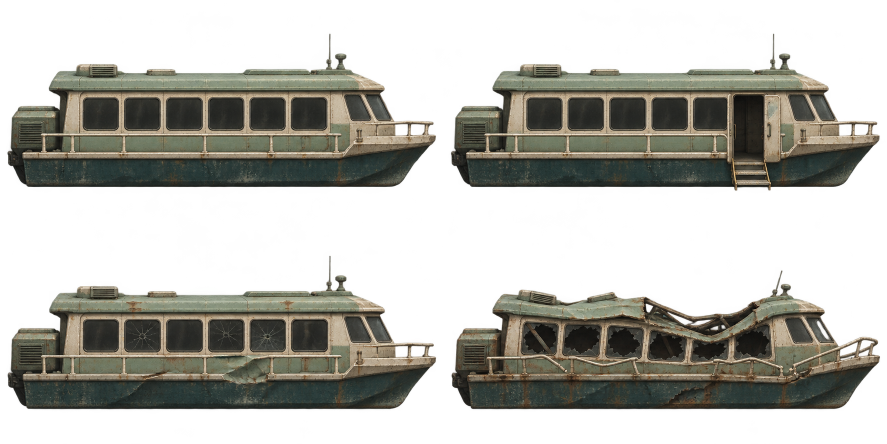
#> input picture assets/painted/nacre/ferry.png, 1774 x 887 px, given in place of ambulance.png, which was not available (shown at 1/2 size)
$ python index-painted-nacre.py
#> lines starting #> are read from the running program, lines starting #| are printed output that depends on the picture; after the words box and inside, x2 and y2 are one past the last pixel; in counts of white or black regions, pixels touching at a corner belong together
#!/usr/bin/env python3
"""Measure the selected PNGs; write metadata only, never image pixels."""
import hashlib
import json
from pathlib import Path
from PIL import Image

ROOT = Path(__file__).resolve().parents[1]
FOLDER = ROOT / 'assets/painted/nacre'
SPECS = {
    'ambulance': ([2, 2], ['normal', 'damaged', 'destroyed', 'wheel'], [176, 78]),
    'equipment': ([3, 2], ['case-unknown', 'case-verified', 'case-destroyed', 'beacon-attached', 'beacon-lost', 'beacon-recovered'], [74, 32]),
    'rive-courte': ([2, 3], ['waiting', 'boarding', 'moving', 'arrived', 'damaged', 'destroyed'], [184, 68]),
    'veille-aval': ([2, 3], ['waiting', 'boarding', 'moving', 'arrived', 'damaged', 'destroyed'], [164, 64]),
    'ferry': ([2, 2], ['waiting', 'arrived', 'damaged', 'destroyed'], [134, 58]),
    'saisie': ([2, 2], ['normal', 'released', 'damaged', 'destroyed'], [172, 78]),
}
REFERENCE = {'equipment/beacon-recovered'}
layout, files = {}, []
for key, (grid, names, nominal) in SPECS.items():
    path = FOLDER / f'{key}.png'
    image = Image.open(path)
#> image is the input picture: PIL image 1774x887 RGBA; mean R, G, B, A 42.6, 41.9, 35.1, 110.6
    assert image.mode == 'RGBA', (key, image.mode)
    alpha = image.getchannel('A')
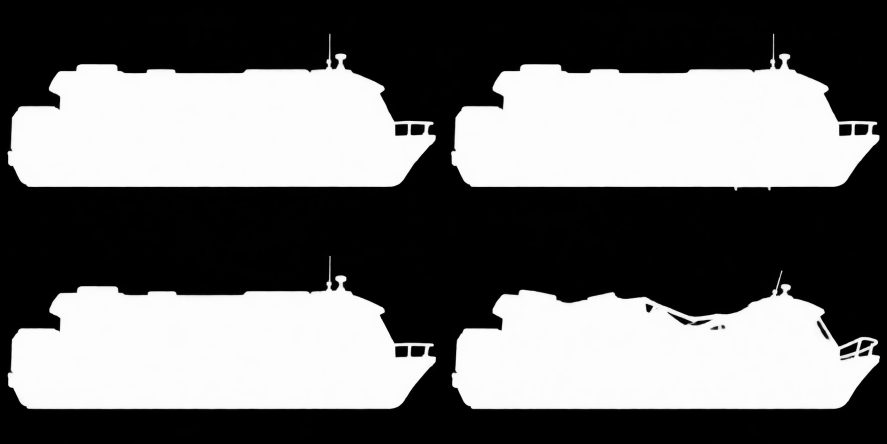
#> alpha: PIL image 1774x887 L (shown at 1/2 size); min 0, max 255, mean 110.6
    assert alpha.histogram()[0] > image.width * image.height * .1, f'{key}: genuine transparent background required'
    frames, parts = {}, []
    for i, name in enumerate(names):
        left, right = [int((i % grid[0] + j) * image.width / grid[0] + .5) for j in [0, 1]]
        top, bottom = [int((i // grid[0] + j) * image.height / grid[1] + .5) for j in [0, 1]]
        mask = alpha.crop((left, top, right, bottom)).point(lambda value: 255 if value > 12 else 0)
        box = mask.getbbox()
        assert box is not None, (key, name)
        x, y, x1, y1 = box
        # Two-pixel safety border retains antialiased edges; the file stays intact.
        sx, sy = max(left, left + x - 2), max(top, top + y - 2)
        ex, ey = min(right, left + x1 + 2), min(bottom, top + y1 + 2)
        record = {'cell': [left, top, right - left, bottom - top], 'source': [sx, sy, ex - sx, ey - sy],
                  'bounds': [x, y, x1 - x, y1 - y], 'runtime': f'{key}/{name}' not in REFERENCE}
        if key in ['rive-courte', 'veille-aval', 'ferry', 'saisie']:
            # Keel is measured independently from a gangway projecting below it.
            keel = 375 if key == 'ferry' and name == 'arrived' else y1
            reference = parts[0]['bounds'] if parts else record['bounds']
            scale_x = nominal[0] / reference[2]
            scale_y = nominal[1] * 1.25 / reference[3]
            center_x = x + (x1 - x) / 2
            record['target'] = [(sx - left - center_x) * scale_x, nominal[1] / 2 + (sy - top - keel) * scale_y,
                                (ex - sx) * scale_x, (ey - sy) * scale_y]
            record['anchors'] = {'sourceKeel': [left + center_x, top + keel], 'keel': [0, nominal[1] / 2]}
        elif key == 'ambulance':
            if name == 'wheel':
                record['target'] = [-12, -12, 24, 24]
                record['anchors'] = {'hub': [0, 0], 'tread': [0, 12]}
            else:
                # The roof supports cargo at its existing simulated position.
                base_y = 58 if name == 'destroyed' else 55
                body_height = 78 if name == 'destroyed' else 94
                record['target'] = [-88, base_y - body_height, 176, body_height]
                record['anchors'] = {'roof': [0, -39], 'bodyBottom': [0, base_y]}
        elif name.startswith('case'):
            record['target'] = [-37, -16, 74, 32]
            record['anchors'] = {'center': [0, 0]}
        else:
            record['target'] = [-13, -18, 26, 28]
            record['anchors'] = {'mount': [0, 0]}
        record['target'] = [round(v, 6) for v in record['target']]
        frames[name] = record
        parts.append(record)
#> this loop made 4 passes
#> (x, y, x1, y1, sx, sy, ex, ey) on passes 1 to 4: (14, 67, 872, 375, 12, 65, 874, 377), (14, 67, 873, 382, 899, 65, 1762, 384), (15, 67, 873, 375, 13, 509, 875, 821), (16, 96, 874, 375, 901, 538, 1763, 821)
#> pass 1, `mask = alpha.crop((left, top, right, bottom)).point(lambda value: 255 ..`:
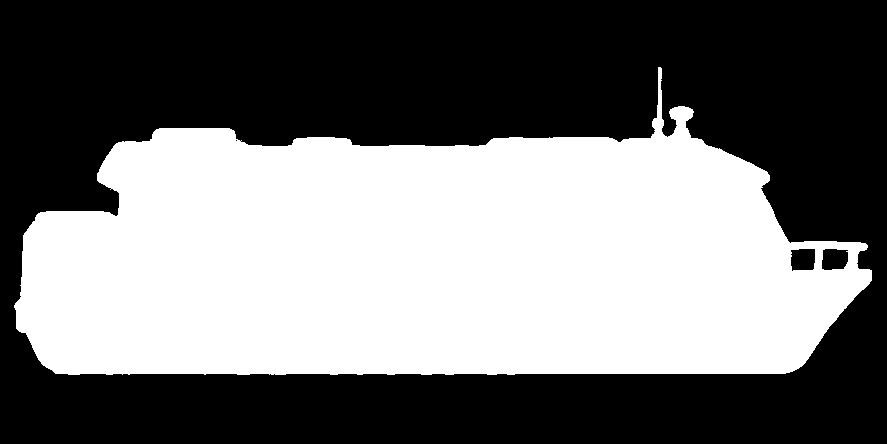
#> mask: PIL image 887x444 L; 45% white; 1 white region, box (x1, y1, x2, y2) and area: (14, 67, 872, 375) 177288
#> pass 2, `mask = alpha.crop((left, top, right, bottom)).point(lambda value: 255 ..`:
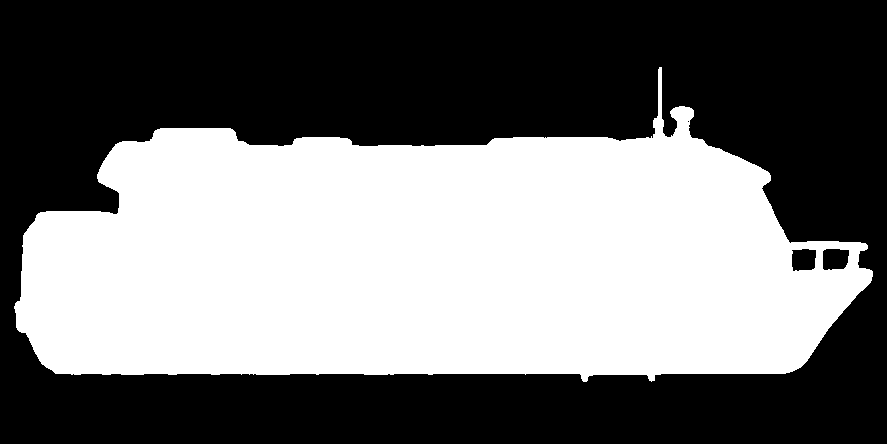
#> mask: PIL image 887x444 L; 45.1% white; 1 white region, box (x1, y1, x2, y2) and area: (14, 67, 873, 382) 177685
#> pass 3, `mask = alpha.crop((left, top, right, bottom)).point(lambda value: 255 ..`:
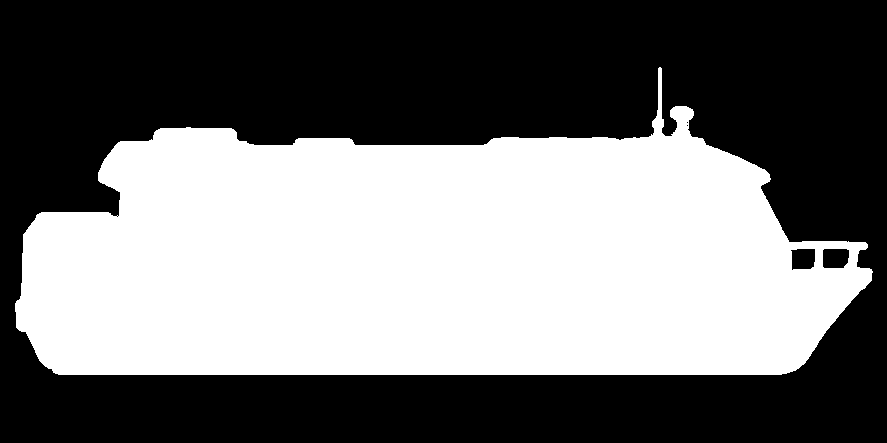
#> mask: PIL image 887x443 L; 45.3% white; 1 white region, box (x1, y1, x2, y2) and area: (15, 67, 873, 375) 178006
#> after the loop, frames = 4 items; parts = 4 items
    digest = hashlib.sha256(path.read_bytes()).hexdigest()
    layout[key] = {'size': list(image.size), 'grid': grid, 'nominal': nominal, 'sha256': digest, 'frames': frames}
    files.append({'key': key, 'path': str(path.relative_to(ROOT)), 'size': list(image.size), 'grid': grid,
#> (the run stopped early here; a loop or call above may not have finished)
